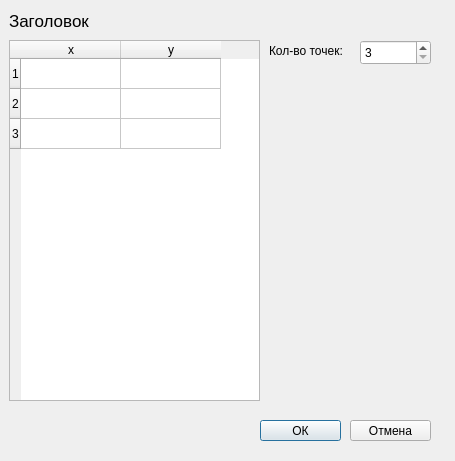
<?xml version="1.0" encoding="UTF-8"?>
<ui version="4.0">
 <class>PointsDialog</class>
 <widget class="QDialog" name="PointsDialog">
  <property name="geometry">
   <rect>
    <x>0</x>
    <y>0</y>
    <width>455</width>
    <height>461</height>
   </rect>
  </property>
  <property name="windowTitle">
   <string>Dialog</string>
  </property>
  <widget class="QLabel" name="label">
   <property name="geometry">
    <rect>
     <x>269</x>
     <y>40</y>
     <width>91</width>
     <height>21</height>
    </rect>
   </property>
   <property name="text">
    <string>Кол-во точек:</string>
   </property>
  </widget>
  <widget class="QLabel" name="labelHeader">
   <property name="geometry">
    <rect>
     <x>9</x>
     <y>10</y>
     <width>421</width>
     <height>21</height>
    </rect>
   </property>
   <property name="font">
    <font>
     <pointsize>13</pointsize>
    </font>
   </property>
   <property name="text">
    <string>Заголовок</string>
   </property>
  </widget>
  <widget class="QTableWidget" name="tableWidget">
   <property name="geometry">
    <rect>
     <x>9</x>
     <y>40</y>
     <width>251</width>
     <height>361</height>
    </rect>
   </property>
   <property name="rowCount">
    <number>3</number>
   </property>
   <row/>
   <row/>
   <row/>
   <column>
    <property name="text">
     <string>x</string>
    </property>
   </column>
   <column>
    <property name="text">
     <string>y</string>
    </property>
   </column>
  </widget>
  <widget class="QSpinBox" name="spinBox">
   <property name="geometry">
    <rect>
     <x>360</x>
     <y>40</y>
     <width>71</width>
     <height>25</height>
    </rect>
   </property>
   <property name="minimum">
    <number>3</number>
   </property>
  </widget>
  <widget class="QPushButton" name="pushButtonOk">
   <property name="geometry">
    <rect>
     <x>260</x>
     <y>420</y>
     <width>81</width>
     <height>21</height>
    </rect>
   </property>
   <property name="text">
    <string>ОК</string>
   </property>
  </widget>
  <widget class="QPushButton" name="pushButtonCancel">
   <property name="geometry">
    <rect>
     <x>350</x>
     <y>420</y>
     <width>81</width>
     <height>21</height>
    </rect>
   </property>
   <property name="text">
    <string>Отмена</string>
   </property>
  </widget>
 </widget>
 <resources/>
 <connections/>
</ui>
